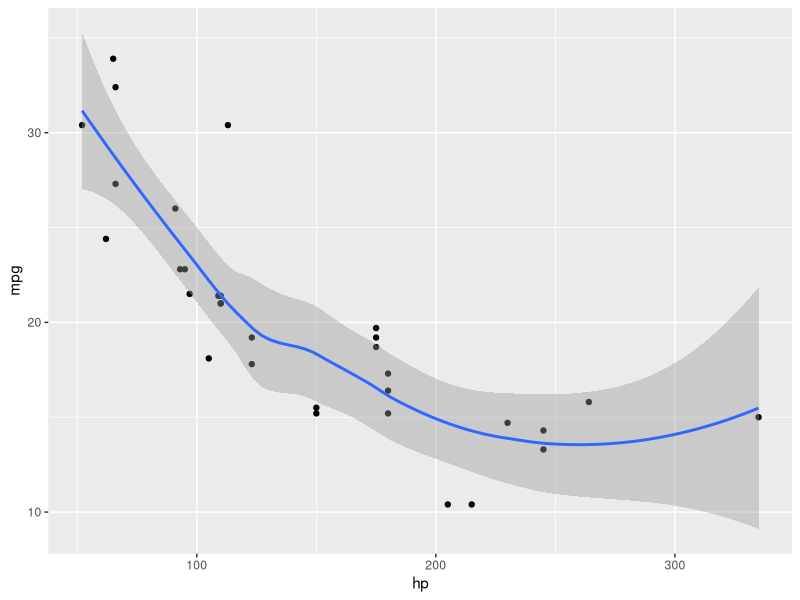
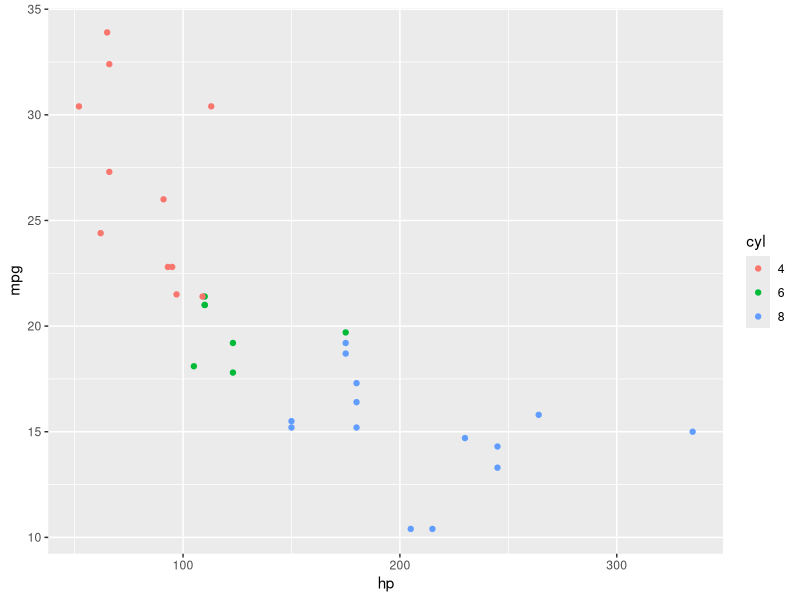

Reproduce these figures in R, in order.
## ---- chunk 1
data(mtcars)
mtcarsdata<-data.frame(Names=names(mtcars),Description=c("Miles/(US) gallon",
                                           "Number of cylinders",
                                           "Displacement (cu.in.)",
                                           "Gross horsepower",
                                           'Rear axle ratio',
                                           'Weight (lb/1000)',
                                           '1/4 mile time',
                                           'V/S',
                                           'Transmission',
                                           'Number of forward gears',
                                           'Number of carburetors'))
mtcarsdata
## ---- chunk 2
library(ggplot2)
qplot(y=mpg,x=hp,data=mtcars,xlab='hp')+geom_smooth()
## ---- chunk 3
library(ggplot2)
qplot(y=mpg,x=hp,data=mtcars,xlab='hp',color=factor(cyl))+ guides(color=guide_legend(title='cyl'))
